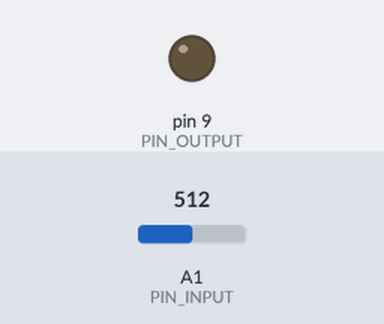
Simulated run of this sketch. Board: Arduino Uno, built with avr-gcc and run on an emulated ATmega328P. Parts: output pins drawn as LEDs (lit = HIGH). Inputs (shaded band) come from the test bench; at power-on: A1 (PIN_INPUT) = 512.

Above: at 1.2 s.
1.3 s: A1 (PIN_INPUT) set to 110
2.8 s: A1 (PIN_INPUT) set to 99
At 2.95 s:
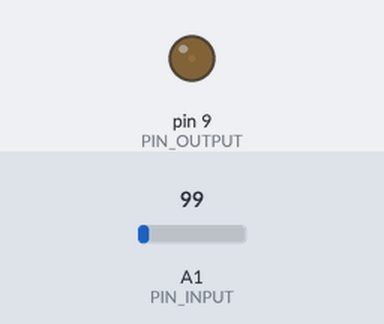
5.8 s: A1 (PIN_INPUT) set to 0
7.5 s: A1 (PIN_INPUT) set to 122
At 7.65 s:
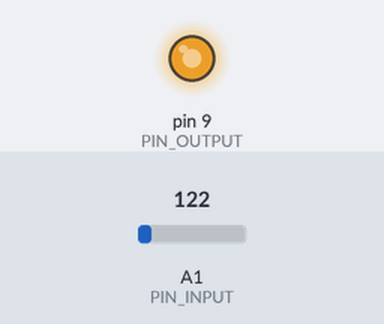
At 8.05 s:
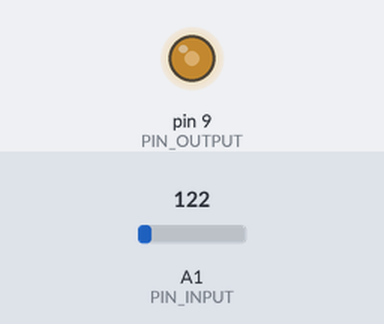
Timing chart, 0 to 10.5 s (numbered marks = the images above; inputs shaded):
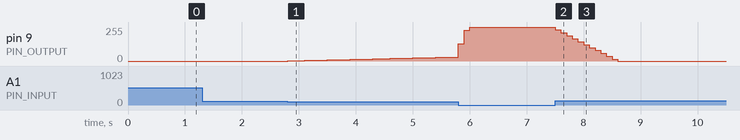

Measured:
- after the input at 1.3 s, every drawn part: stays the same
- after the input at 2.8 s, pin 9 (PIN_OUTPUT): moves from 0/255 to 30/255 over 2.9 s, starting at once
- after the input at 7.5 s, pin 9 (PIN_OUTPUT): moves from 255/255 to 0/255 over 1.1 s, starting at once

The sketch:

TP1_2.1.ino
```cpp
/********************************************************
 * PID Basic Example
 * Reading analog input 0 to control analog PWM output 3
 ********************************************************/

#include <PID_v1.h>

#define PIN_INPUT 1 //défini le port A1 pour la photorésistance
#define PIN_OUTPUT 9 //défini le port 9 pour la led

double Setpoint, Input, Output; //défini les varaibles connectée entre eux

double Kp=0, Ki=10, Kd=0; //Caractéristique des paramètres
PID myPID(&Input, &Output, &Setpoint, Kp, Ki, Kd, DIRECT);

void setup()
{
  Input = analogRead(PIN_INPUT); //Input vaut la valeur lue en PIN_INPUT

  myPID.SetMode(AUTOMATIC); //allume le PID
  Setpoint = 100; //point de "sensibilité"
}

void loop()
{
  Input = analogRead(PIN_INPUT); //Input vaut la valeur lue en PIN_INPUT
  myPID.Compute(); //PID en fonctionnement
  analogWrite(PIN_OUTPUT, Output); //écrire la valeur de PIN_OUTPUT en Output
}
```
